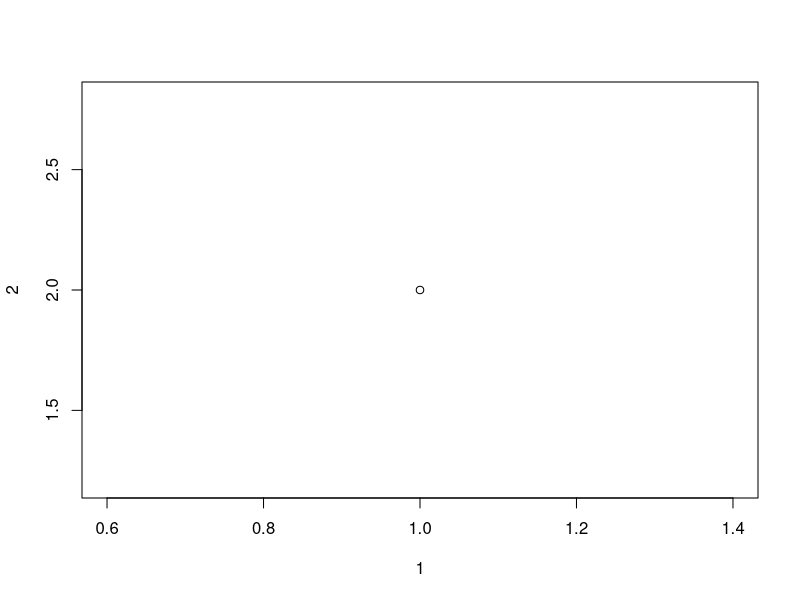
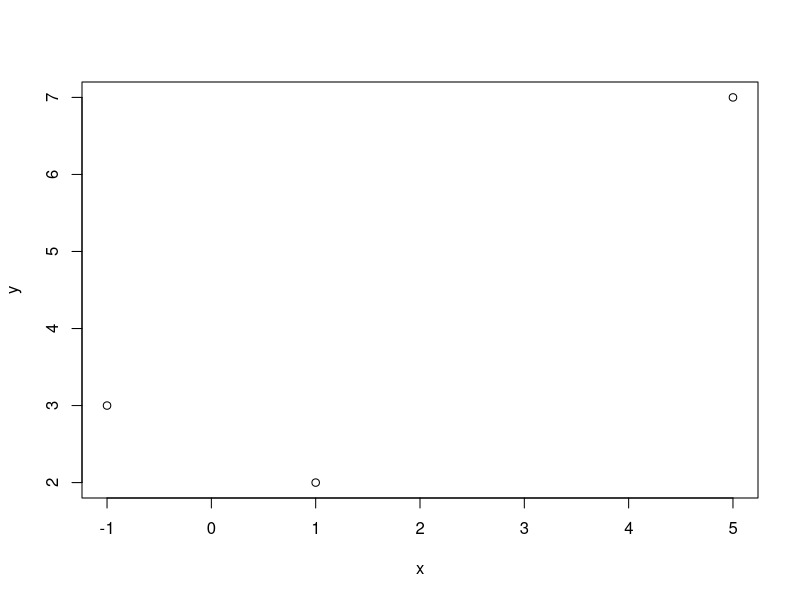
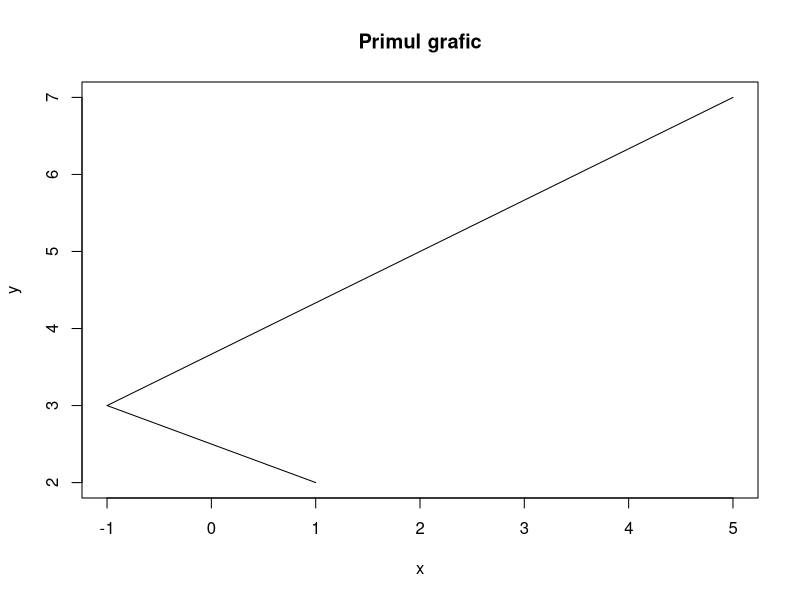
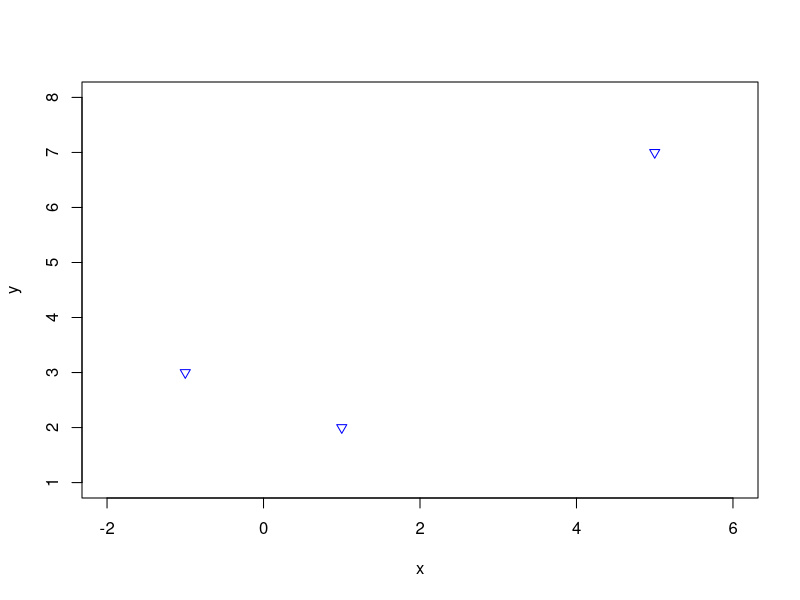
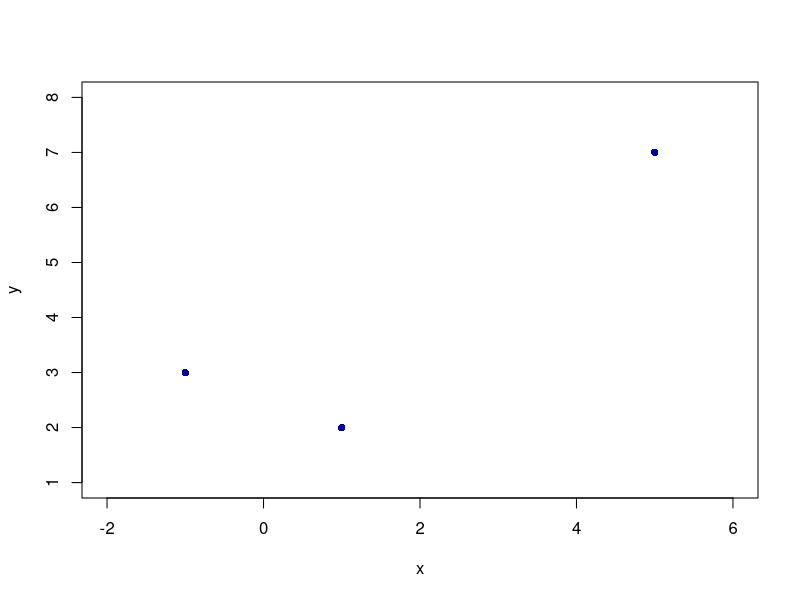
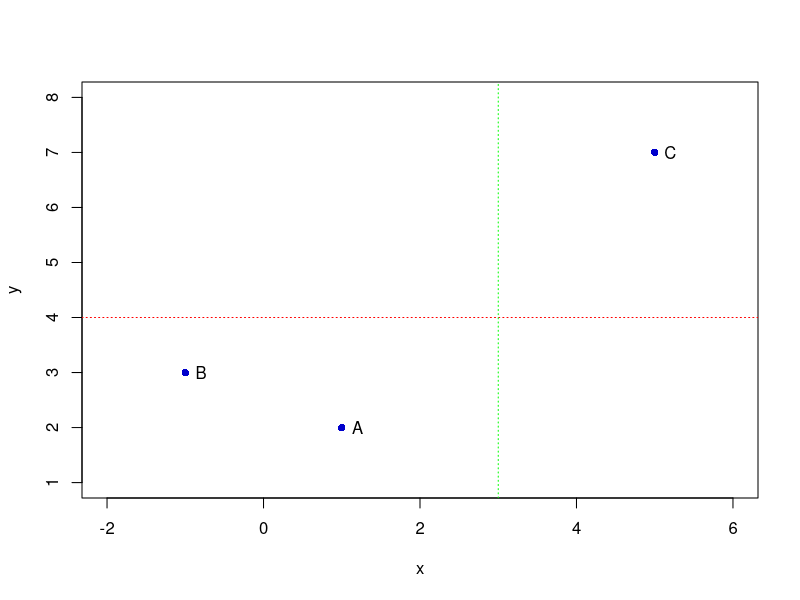
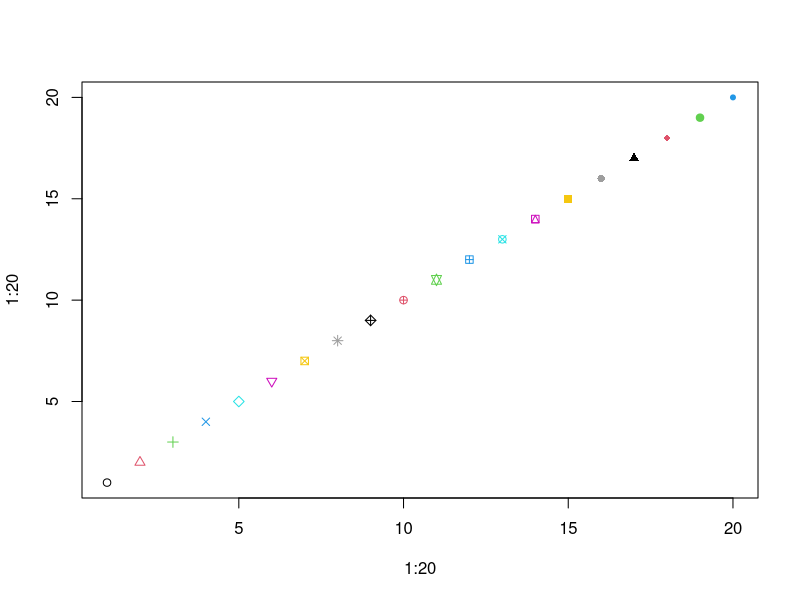
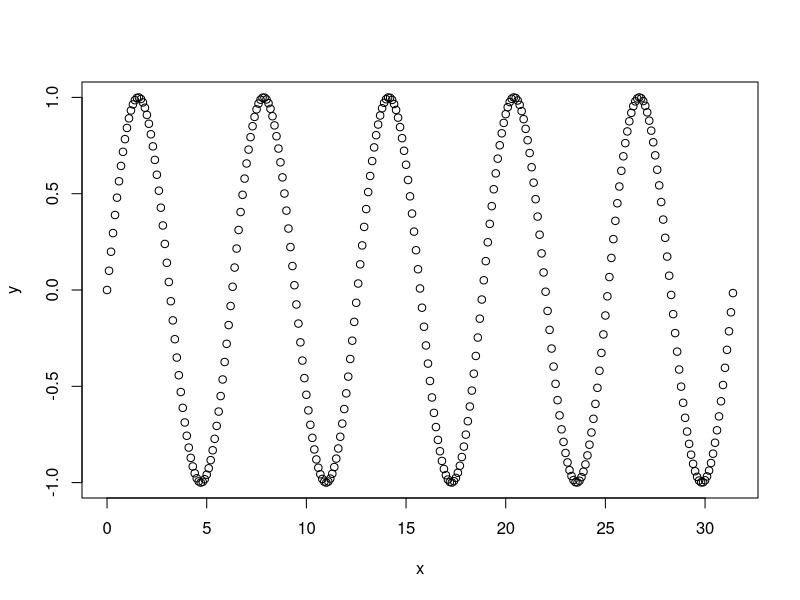

Source code (R) for these figures, in order: (Note: this script raises an error after producing the figures.)
#  Pentru reprezentare grafica a punctelor se poate folosi plot
# https://www.rdocumentation.org/packages/graphics/versions/3.6.2/topics/plot
#  Pentru culori
# https://r-graph-gallery.com/42-colors-names.html

# Argumente pentru plot:
#  • type = "p" (point - implicit) sau "l" (line)
#  • main = titlu grafic
#  • sub = subtitlu
#  • xlab = nume axa Ox | ylab=nume axa Oy
#  • col = culoare
#  • xlim=c(valStart,valFinal) | ylim=c(valStart,valFinal) =  domeniu de reprezentare
#  • pch = valoare numerica (plotting character) - tip simbol  
#  • cex= = valoare numerica (character expansion) - dimensiune simbol
#  • lty = "solid/dashed/dotted/dotdash/..." (line type)
#  • lwd = valoare numerica (line width)

plot(1,2) # un punct

# Reprezentarea punctelor de coordonate [1,2],[-1,3],[5,7]:
x=c(1,-1,5)
y=c(2,3,7)
plot(x,y)
plot(x,y,type="l",main="Primul grafic") # main-titlul graficului

colors()
# Culoarea se poate specifica: denumire | cod hexazecimal | rgb
plot(x,y,pch=6,col="blue",xlim=c(-2,6),ylim=c(1,8))
plot(x,y,pch=16,col="#00009F",xlim=c(-2,6),ylim=c(1,8))
plot(x,y,pch=16,col=rgb(0,0,0.8),xlim=c(-2,6),ylim=c(1,8))

# Completarea graficelor cu text
text(x+0.2,y,labels=c("A","B","C"))  # va pune A,B,C ca label punctelor
abline(h=4,col="red",lty="dotted")
abline(v=3,col="green",lty="dotted")

#http://www.sthda.com/english/wiki/r-plot-pch-symbols-the-different-point-shapes-available-in-r

plot(1:20,1:20,pch=1:20,col=1:20)

# Graficul functiei sin pe intervalul [0,2pi] -> sin(x)=f(x) -> plot(x,f(x))
x=seq(0,10*pi,by=0.1);x
y=sin(x);y
plot(x,y)

# http://www.sthda.com/english/wiki/line-types-in-r-lty
# Se poate modifica si felul liniei la reprezentarea grafica
plot(x,y,type="l",main="Graficul functiei sin",
     sub="subtitlu",xlab="t",ylab="sin(t)",xlim=c(0,50),
     ylim=c(-2,2),col="orangered2",lty="dashed",lwd=2)


# Structuri de decizie:
#  • if (conditie) { ... } else { ... }

if (vector[2]==11) {
  print("elementul de pe pozitia 2 este 11")
} else {print("Elementul de pe pozitia 2 nu este 11")}

# Alta versiune: ifelse(conditie, expresie 1, expresie 2)
x <- c(6:-4);x
sqrt(x)  # NOT A NUMBER NAN
sqrt(ifelse(x >= 0, x, NA))  # neg. nr. nu se calculeaza radical si vor fi NA

#  • for (index in interval) { ... }
litere=c("p","r","o","b","a"); litere
for(i in 1:length(litere)) {print(litere[i])} # = for (i in litere) {print(i)}


# Functii: numeFct = function(params) { ... }
#  Orice variabila externa este vizibila in interiorul functiei
#  Ex.: Calculati n!=1*2*3*...*n
produs=function(n)
{
  produs<-1
  for(i in 2:n){
    produs<-produs*i
  }
  return(produs) 
}
produs(5)


# Sa se calculeze primele 20 de elemente din urmatorului sir:
#   x[1]=1, x[2]=1, iar x[n+2]=x[n+1]+x[n]
x=numeric(20) # creaza un vector de dimensiune 20 cu toate elem 0
x[1]=1
x[2]=1
for(i in 3:20) {x[i]=x[i-1]+x[i-2]}
x

# while(cond) { ... }
a=1
print(a)
b=1
print(b)
i=3
while(i<=20){
  c=a+b
  print(c)
  a=b
  b=c
  i=i+1
}

# repeat { ... }
a=1
print(a)
b=1
print(b)
repeat{
  c=a+b
  if(c>1000) break
  print(c)
  a=b
  b=c
}